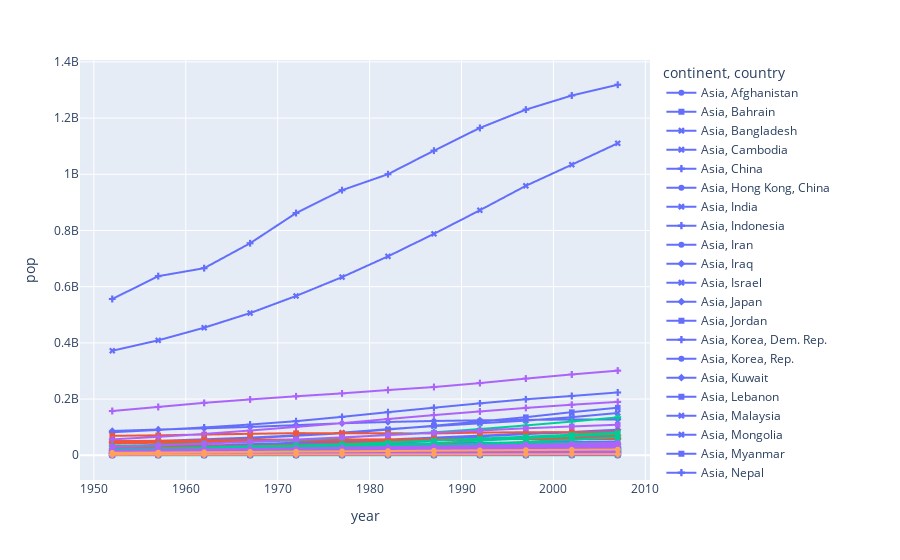

The notebook cell saved with this chart:
### Markdown cell above
---
## Legend and navigation
 - We can show both continent and country using color/symbol args
 - Double/shift click on legend to filter
 - We can nagivate the plot using menu on top right

### Code cell
fig = px.line(
    df,
    x="year",
    y="pop",
    color="continent",
    symbol="country",
    line_group="country",
    hover_name="country",
)
fig.show()
